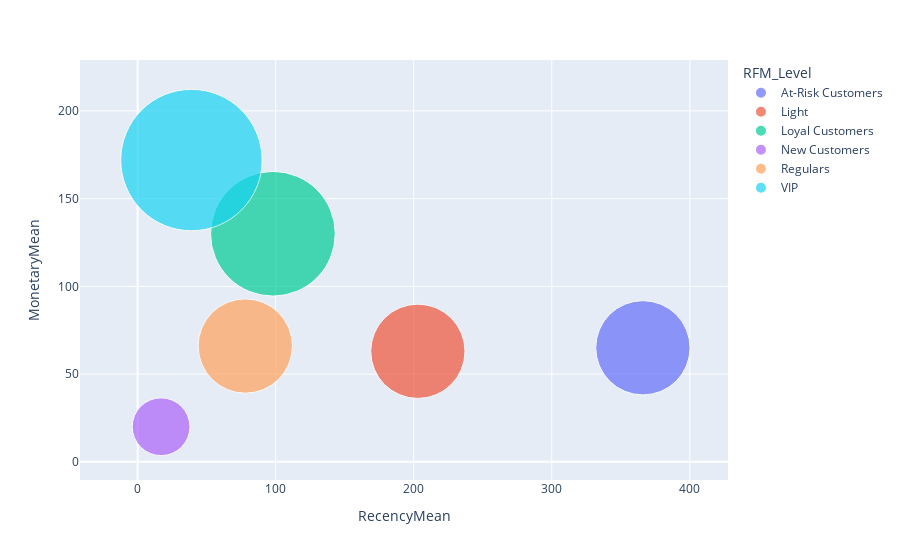

Here is the notebook cell this chart was saved with:
### Code cell
import plotly.express as px

fig = px.scatter(rfm_agg, x="RecencyMean", y="MonetaryMean", size="FrequencyMean", color="RFM_Level",
           hover_name="RFM_Level", size_max=100)
fig.show()

### Figure 1 — Plotly figure (JSON) as saved in the notebook; plotly's stock layout.template omitted (floating-point values rounded to 4 significant figures)
{"data": [{"hovertemplate": "<b>%{hovertext}</b><br><br>RFM_Level=At-Risk Customers<br>RecencyMean=%{x}<br>MonetaryMean=%{y}<br>FrequencyMean=%{marker.size}<extra></extra>", "hovertext": ["At-Risk Customers"], "legendgroup": "At-Risk Customers", "marker": {"color": "#636efa", "size": [8], "sizemode": "area", "sizeref": 0.0018, "symbol": "circle"}, "mode": "markers", "name": "At-Risk Customers", "orientation": "v", "showlegend": true, "type": "scatter", "x": [366], "xaxis": "x", "y": [65], "yaxis": "y"}, {"hovertemplate": "<b>%{hovertext}</b><br><br>RFM_Level=Light<br>RecencyMean=%{x}<br>MonetaryMean=%{y}<br>FrequencyMean=%{marker.size}<extra></extra>", "hovertext": ["Light"], "legendgroup": "Light", "marker": {"color": "#EF553B", "size": [8], "sizemode": "area", "sizeref": 0.0018, "symbol": "circle"}, "mode": "markers", "name": "Light", "orientation": "v", "showlegend": true, "type": "scatter", "x": [203], "xaxis": "x", "y": [63], "yaxis": "y"}, {"hovertemplate": "<b>%{hovertext}</b><br><br>RFM_Level=Loyal Customers<br>RecencyMean=%{x}<br>MonetaryMean=%{y}<br>FrequencyMean=%{marker.size}<extra></extra>", "hovertext": ["Loyal Customers"], "legendgroup": "Loyal Customers", "marker": {"color": "#00cc96", "size": [14], "sizemode": "area", "sizeref": 0.0018, "symbol": "circle"}, "mode": "markers", "name": "Loyal Customers", "orientation": "v", "showlegend": true, "type": "scatter", "x": [98], "xaxis": "x", "y": [130], "yaxis": "y"}, {"hovertemplate": "<b>%{hovertext}</b><br><br>RFM_Level=New Customers<br>RecencyMean=%{x}<br>MonetaryMean=%{y}<br>FrequencyMean=%{marker.size}<extra></extra>", "hovertext": ["New Customers"], "legendgroup": "New Customers", "marker": {"color": "#ab63fa", "size": [3], "sizemode": "area", "sizeref": 0.0018, "symbol": "circle"}, "mode": "markers", "name": "New Customers", "orientation": "v", "showlegend": true, "type": "scatter", "x": [17], "xaxis": "x", "y": [20], "yaxis": "y"}, {"hovertemplate": "<b>%{hovertext}</b><br><br>RFM_Level=Regulars<br>RecencyMean=%{x}<br>MonetaryMean=%{y}<br>FrequencyMean=%{marker.size}<extra></extra>", "hovertext": ["Regulars"], "legendgroup": "Regulars", "marker": {"color": "#FFA15A", "size": [8], "sizemode": "area", "sizeref": 0.0018, "symbol": "circle"}, "mode": "markers", "name": "Regulars", "orientation": "v", "showlegend": true, "type": "scatter", "x": [78], "xaxis": "x", "y": [66], "yaxis": "y"}, {"hovertemplate": "<b>%{hovertext}</b><br><br>RFM_Level=VIP<br>RecencyMean=%{x}<br>MonetaryMean=%{y}<br>FrequencyMean=%{marker.size}<extra></extra>", "hovertext": ["VIP"], "legendgroup": "VIP", "marker": {"color": "#19d3f3", "size": [18], "sizemode": "area", "sizeref": 0.0018, "symbol": "circle"}, "mode": "markers", "name": "VIP", "orientation": "v", "showlegend": true, "type": "scatter", "x": [39], "xaxis": "x", "y": [172], "yaxis": "y"}], "layout": {"legend": {"itemsizing": "constant", "title": {"text": "RFM_Level"}, "tracegroupgap": 0}, "margin": {"t": 60}, "xaxis": {"anchor": "y", "domain": [0, 1], "title": {"text": "RecencyMean"}}, "yaxis": {"anchor": "x", "domain": [0, 1], "title": {"text": "MonetaryMean"}}}}
